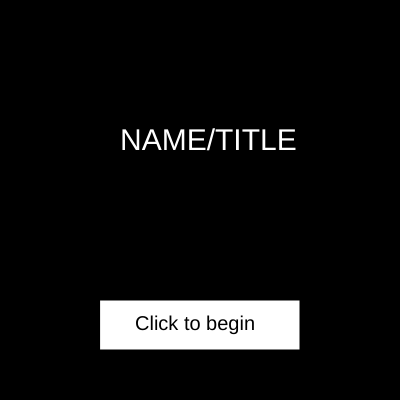
Frame 1 (no input)
Frame 60 (no input): identical to frame 1, image omitted
Frame 120 (the mouse pressed at the canvas centre since frame 60): identical to frame 1, image omitted

The p5.js sketch that drew this single still picture (run headless with seeded random() and noise() and a simulated clock; from frame 60 on, the mouse is pressed at the canvas centre):

// p5.js sketch
// ── sketch.js
// keep track of current scene
var scene = 0;
// keep track of money donated
var moneyDonated = 0;

var grade1;

function setup() {
  createCanvas(400, 400);
  grade1 = new Game(1, 0, 10, ['+', '-']);
}

function draw() {
  // Call title screen function
  titleScreen();
  
  if (scene === 0) {
    titleScreen();
  } else if (scene === 1) {
    grade1.display();
  }
}

// check if mouse is clicked
var mouseClicked = function () {
  // if the current scene is the title screen, advance to game scene
  if (scene === 0 && mouseX < 300 && mouseX > 100 && mouseY < 350 && mouseY > 300) {
    scene++;
  }
};

// ── game.js
//create game function
// pass in values for the lowest/highest numbers and an array of possible operations
var Game = function (g, l, h, o){ 
  this.grade = g;
  this.low = l;
  this.high = h;
  this.operation = o[Math.floor(random(0, o.length))];
  this.num1 = Math.floor(random(this.low, this.high));
  // generate num2 such that it is smaller than num1
  this.num2 = Math.floor(random(this.low, this.num1));
  
  
  this.display = function () {
    background(0, 0, 0);
    fill(255, 255, 255);
    text("Grade " + this.grade, 10, 30);
    textSize(15);
    text("Type your answer to the following question in the space \nprovided.", 10, 75);

    
    rect(15, 125, 370, 250);
    fill(0, 0, 0);
    text(this.num1 + " " + this.operation + " " + this.num2 + " = ", 100, 150);
    
    // Call textInput function to store input as the answer
    input.changed(textInput);
    fill(0, 0, 0);
    text("Your answer: " + ans, 15, 300);
    
    // button to check answer
    fill(0, 0, 0);
    rect(325, 325, 50, 25);
    fill(255, 255, 255);
    text("Check", 325, 345);
    
    fill(255, 0, 0);
    text(moneyDonated, 250, 25);
    
  };
  
  // called to display the answer to the question
  this.showAnswer = function () {
    
    // redraw background
    background(0, 0, 0);
    fill(255, 255, 255);
    strokeWeight(5);
    stroke(0, 0, 0);
    rect(0, 0, 200, 400);
    noStroke();
    fill(0, 0, 0);
    text("Click to continue.", 25, 200);
    // display question
    fill(255, 255, 255);
    text(this.num1 + " " + this.operation + " " + this.num2 + " = ", 250, 150);
    
    // convert the answer to be stored as a number instead of as a string
    ans = parseInt(ans, 10);
    
    // if the operation is a +, then add the two numbers and display the answer
    if (this.operation === '+') {
      fill(0, 255, 0);
      text(this.num1 + this.num2, 330, 150);
      if (ans === this.num1 + this.num2) {
        fill(0, 0, 255);
        text("Correct! \nYou donated 2 cents!", 205, 225);
        fill(222,192,0);
        ellipse(310,10,15,15);
        //moneyDonated += 0.02;
        donate = true;
        //text(this.num1 + this.num2, 250, 200);
      } else if (ans != this.num1 + this.num2) {
        text("Incorrect.", 250, 225);
        donate = false;
      }
    }
    
    // if the operation is a -, then subtract the two numbers and display the answer
    if (this.operation === '-') {
      fill(0, 255, 0);
      text(this.num1 - this.num2, 330, 150);
      if (ans === this.num1 - this.num2) {
        fill(0, 0, 255);
        text("Correct! \nYou donated 2 cents!", 205, 225);
        //moneyDonated += 0.02;
        donate = true;
      } else if (ans != this.num1 - this.num2) {
        text("Incorrect.", 250, 225);
        donate = false;
      }
    }
    
  };
  

};

// ── titleScreen.js
var titleScreen = function () {
  background(0, 0, 0);
  fill(255, 255, 255);
  textSize(30);
  text("NAME/TITLE", 120, 150);
  rect(100, 300, 200, 50);
  fill(0, 0, 0);
  textSize(20);
  text("Click to begin", 135, 330);
};
